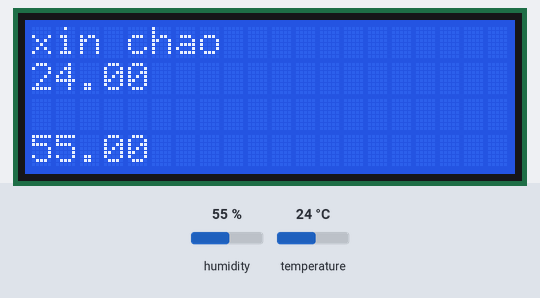
The sketch below on a simulated Arduino Uno, built with avr-gcc and run on an emulated ATmega328P. On the bench: 20×4 character LCD. The inputs (shaded band) are chosen by the test bench; at power-on: humidity 55 %, temperature 24 °C.

Above: at 1.2 s.
1.3 s: humidity set to 22 %
At 2.4 s:
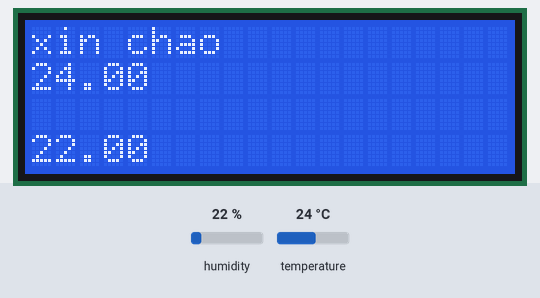
4.0 s: temperature set to 12 °C
At 4.9 s:
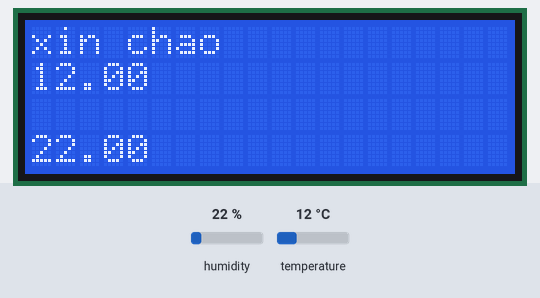
6.7 s: humidity set to 40 %
At 8.5 s:
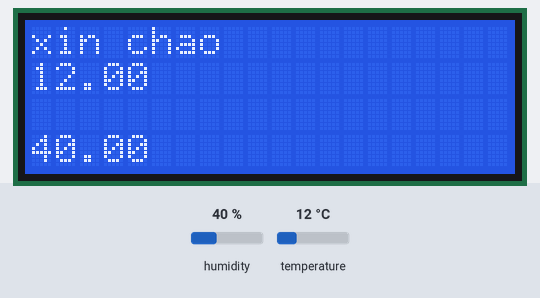
9.7 s: temperature set to 19 °C
Timing chart, 0 to 12.7 s (numbered marks = the images above; inputs shaded):
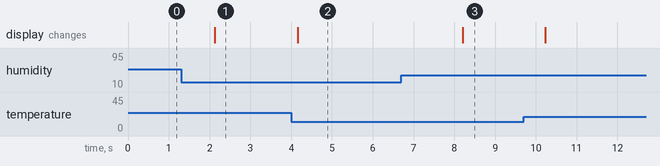

The sketch:

aijam_250707.ino
```cpp
#include <LiquidCrystal_I2C.h>
#include <DHT.h>
LiquidCrystal_I2C lcd(0x27, 20, 4);

DHT dht(4, DHT11);
void setup() {
  // put your setup code here, to run once:

  lcd.init();
  lcd.backlight();
  dht.begin();
  lcd.print("xin chao");

}

void loop() {
  // put your main code here, to run repeatedly:
  lcd.setCursor(0,1);
  lcd.print(dht.readTemperature());
  lcd.setCursor(0,3);
  lcd.print(dht.readHumidity());
}
```

Measured:
- after the input at 1.3 s, the display: changes after 0.83 s (image 1)
- after the input at 4.0 s, the display: changes after 0.16 s (image 2)
- after the input at 6.7 s, the display: changes after 1.5 s (image 3)
